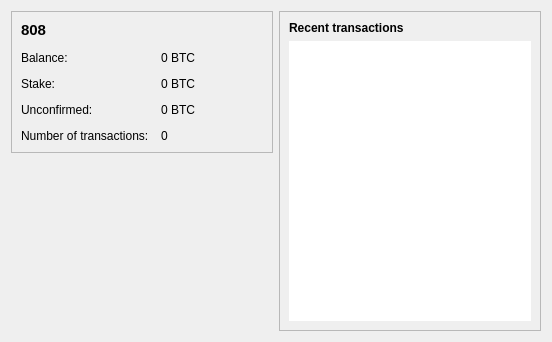
<?xml version="1.0" encoding="UTF-8"?>
<ui version="4.0">
 <class>OverviewPage</class>
 <widget class="QWidget" name="OverviewPage">
  <property name="geometry">
   <rect>
    <x>0</x>
    <y>0</y>
    <width>552</width>
    <height>342</height>
   </rect>
  </property>
  <property name="windowTitle">
   <string>Form</string>
  </property>
  <layout class="QHBoxLayout" name="horizontalLayout" stretch="1,1">
   <item>
    <layout class="QVBoxLayout" name="verticalLayout_2">
     <item>
      <widget class="QFrame" name="frame">
       <property name="frameShape">
        <enum>QFrame::StyledPanel</enum>
       </property>
       <property name="frameShadow">
        <enum>QFrame::Raised</enum>
       </property>
       <layout class="QFormLayout" name="formLayout_2">
        <property name="fieldGrowthPolicy">
         <enum>QFormLayout::AllNonFixedFieldsGrow</enum>
        </property>
        <property name="horizontalSpacing">
         <number>12</number>
        </property>
        <property name="verticalSpacing">
         <number>12</number>
        </property>
        <item row="2" column="0">
         <widget class="QLabel" name="label">
          <property name="text">
           <string>Balance:</string>
          </property>
         </widget>
        </item>
        <item row="2" column="1">
         <widget class="QLabel" name="labelBalance">
          <property name="text">
           <string notr="true">0 BTC</string>
          </property>
         </widget>
        </item>
        <item row="5" column="0">
         <widget class="QLabel" name="label_2">
          <property name="text">
           <string>Number of transactions:</string>
          </property>
         </widget>
        </item>
        <item row="5" column="1">
         <widget class="QLabel" name="labelNumTransactions">
          <property name="text">
           <string>0</string>
          </property>
         </widget>
        </item>
        <item row="4" column="0">
         <widget class="QLabel" name="label_3">
          <property name="text">
           <string>Unconfirmed:</string>
          </property>
         </widget>
        </item>
        <item row="4" column="1">
         <widget class="QLabel" name="labelUnconfirmed">
          <property name="text">
           <string notr="true">0 BTC</string>
          </property>
         </widget>
        </item>
        <item row="3" column="0">
         <widget class="QLabel" name="label_6">
          <property name="text">
           <string>Stake:</string>
          </property>
         </widget>
        </item>
        <item row="3" column="1">
         <widget class="QLabel" name="labelStake">
          <property name="text">
           <string notr="true">0 BTC</string>
          </property>
         </widget>
        </item>
        <item row="1" column="0">
         <widget class="QLabel" name="label_5">
          <property name="font">
           <font>
            <pointsize>11</pointsize>
            <weight>75</weight>
            <bold>true</bold>
           </font>
          </property>
          <property name="text">
           <string>808 </string>
          </property>
         </widget>
        </item>
       </layout>
      </widget>
     </item>
     <item alignment="Qt::AlignHCenter|Qt::AlignVCenter">
      <widget class="QLabel" name="label_7">
       <property name="text">
        <string/>
       </property>
       <property name="pixmap">
        <pixmap resource="../bitcoin.qrc">:/icons/808_tooltip</pixmap>
       </property>
       <property name="scaledContents">
        <bool>false</bool>
       </property>
       <property name="alignment">
        <set>Qt::AlignCenter</set>
       </property>
       <property name="margin">
        <number>1</number>
       </property>
      </widget>
     </item>
     <item>
      <spacer name="verticalSpacer">
       <property name="orientation">
        <enum>Qt::Vertical</enum>
       </property>
       <property name="sizeHint" stdset="0">
        <size>
         <width>20</width>
         <height>40</height>
        </size>
       </property>
      </spacer>
     </item>
    </layout>
   </item>
   <item>
    <layout class="QVBoxLayout" name="verticalLayout_3">
     <item>
      <widget class="QFrame" name="frame_2">
       <property name="frameShape">
        <enum>QFrame::StyledPanel</enum>
       </property>
       <property name="frameShadow">
        <enum>QFrame::Raised</enum>
       </property>
       <layout class="QVBoxLayout" name="verticalLayout">
        <item>
         <widget class="QLabel" name="label_4">
          <property name="text">
           <string>&lt;b&gt;Recent transactions&lt;/b&gt;</string>
          </property>
         </widget>
        </item>
        <item>
         <widget class="QListView" name="listTransactions">
          <property name="frameShape">
           <enum>QFrame::NoFrame</enum>
          </property>
          <property name="verticalScrollBarPolicy">
           <enum>Qt::ScrollBarAlwaysOff</enum>
          </property>
          <property name="horizontalScrollBarPolicy">
           <enum>Qt::ScrollBarAlwaysOff</enum>
          </property>
         </widget>
        </item>
       </layout>
      </widget>
     </item>
    </layout>
   </item>
  </layout>
 </widget>
 <resources>
  <include location="../bitcoin.qrc"/>
 </resources>
 <connections/>
</ui>
